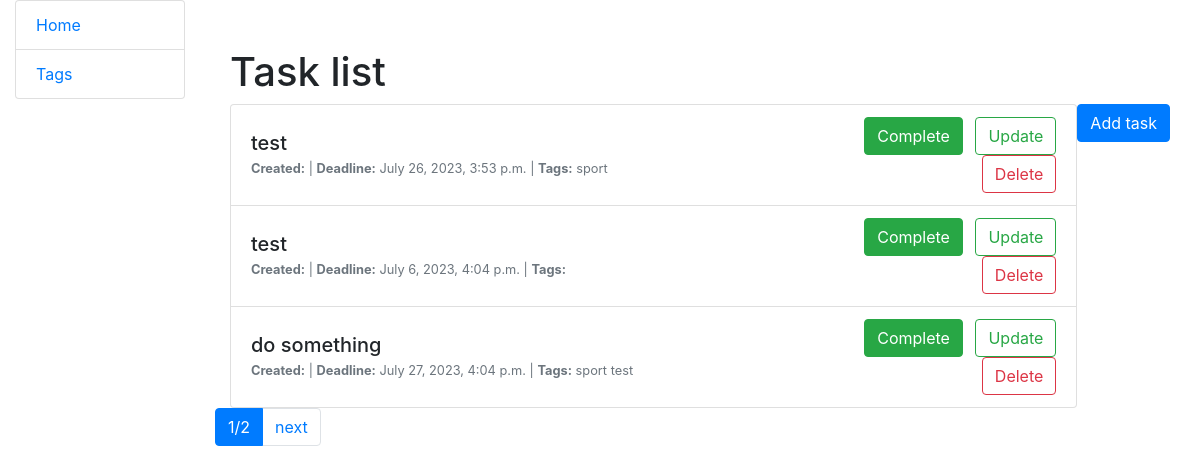
The page / on the database its author committed.
### todo/models.py (models this page shows, shortened)
class Task(models.Model):
    content = models.TextField()
    created_datetime = models.DateTimeField(auto_now_add=True)
    deadline_datetime = models.DateTimeField(null=True, blank=True)
    is_done = models.BooleanField(default=False)
    tags = models.ManyToManyField(Tag, related_name="tasks")

class Tag(models.Model):
    name = models.CharField(max_length=50)

### todo/views.py (the view)
class TaskListView(generic.ListView):
    model = Task
    context_object_name = "task_list"
    ordering = ['-is_done']
    paginate_by = 3

### todo/templatetags/query_transform.py (called while the page is built)
@register.simple_tag
def query_transform(request, **kwargs):
    updated = request.GET.copy()
    for key, value in kwargs.items():
        if value is not None:
            updated[key] = value
        else:
            updated.pop(key, 0)
    return updated.urlencode()

### templates/todo/task_list.html
{% extends "base.html" %}
{% load crispy_forms_filters %}
{% block content %}
  <div class="container mt-5">
    <h1>Task list</h1>
    <a href="{% url 'todo:task-create' %}" class="btn btn-primary float-right mb-3">
      Add task
    </a>
    {% if task_list %}
      <ul class="list-group">
        {% for task in task_list %}
          <li class="list-group-item">
            <div class="row align-items-center">
              <div class="col-md-8">
                <h5 class="m-0">{{ task.content }}</h5>
                <small class="text-muted">
                  <strong>Created:</strong> {{ task.datetime }}
                  {% if task.deadline_datetime %}
                    | <strong>Deadline:</strong> {{ task.deadline_datetime }}
                  {% endif %}
                  | <strong>Tags:</strong> {% for tag in task.tags.all %}{{ tag.name }} {% endfor %}
                </small>
              </div>
              <div class="col-md-4 text-right">
                {% if task.is_done %}
                  <a href="{% url 'todo:task-toggle-status' task.pk %}" class="btn btn-secondary">
                    Undo
                  </a>
                {% else %}
                  <a href="{% url 'todo:task-toggle-status' task.pk %}" class="btn btn-success">
                    Complete
                  </a>
                {% endif %}
                <a href="{% url 'todo:task-update' pk=task.pk %}" class="btn btn-outline-success ml-2">
                  Update
                </a>
                <a href="{% url 'todo:task-delete' pk=task.pk %}" class="btn btn-outline-danger ml-2">
                  Delete
                </a>
              </div>
            </div>
          </li>
        {% endfor %}
      </ul>
    {% else %}
      <p class="text-center mt-3">There are no tasks</p>
    {% endif %}
  </div>
{% endblock %}

### templates/base.html (shortened to what this page needs)
<!DOCTYPE html>
<html lang="en">
<head>
    <link rel="stylesheet"
          href="https://cdn.jsdelivr.net/npm/bootstrap@4.5.3/dist/css/bootstrap.min.css"
>
    {% load static %}
    <link rel="stylesheet" href="{% static 'css/styles.css' %}">
</head>
<body>
<div class="container-fluid">
    <div class="row">
        <div class="col-sm-2">
            {% block sidebar %}
                {% include "includes/sidebar.html" %}
            {% endblock %}
        </div>
        <div class="col-sm-10 ">
            {% block content %}{% endblock %}
            {% block pagination %}
                {% include "includes/pagination.html" %}
            {% endblock %}
        </div>
    </div>
</div>
</body>
</html>

### templates/includes/sidebar.html
<ul class="sidebar-nav list-group">
  <li class="list-group-item"><a href="{% url 'todo:task-list' %}">Home</a></li>
  <li class="list-group-item"><a href="{% url 'todo:tag-list' %}">Tags</a></li>
</ul>

### templates/includes/pagination.html (shortened to what this page needs)
{% load query_transform %}
{% if is_paginated %}
  <ul class="pagination">
    <li class="page-item active">
      <span class="page-link">{{ page_obj.number }}/{{ paginator.num_pages }}</span>
    </li>
    {% if page_obj.has_next %}
      <li class="page-item">
        <a href="?{% query_transform request page=page_obj.next_page_number %}" class="page-link">next</a>
      </li>
    {% endif %}
  </ul>
{% endif %}

### rows shown on the page
Task: content "test", deadline_datetime "July 26, 2023, 3:53 p.m.", is_done "Complete"
Tag: name "sport"
Task: content "test", deadline_datetime "July 6, 2023, 4:04 p.m.", is_done "Complete"
Task: content "do something", deadline_datetime "July 27, 2023, 4:04 p.m.", is_done "Complete"
Tag: name "test"

### other values the page prints
{{ page_obj.number }} "1"
{{ paginator.num_pages }} "2"
